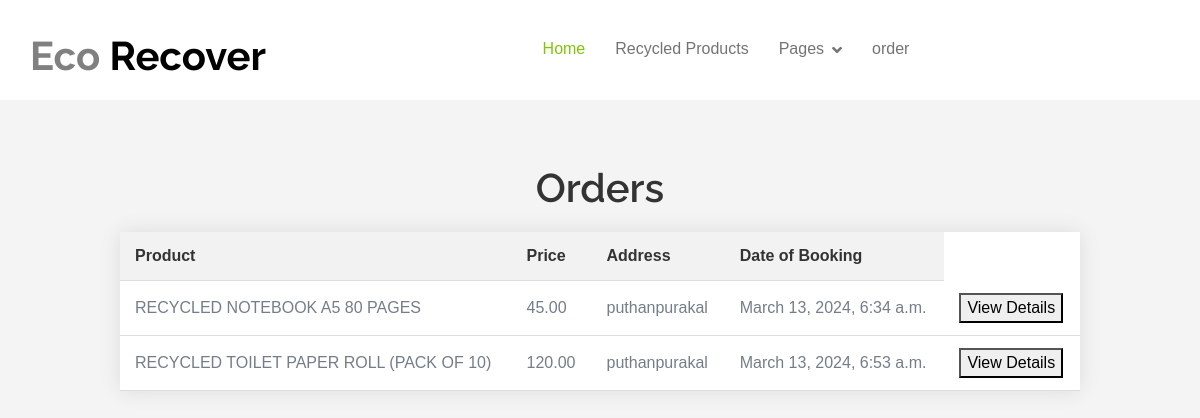
The app's page /order_page/ (signed in), older data.
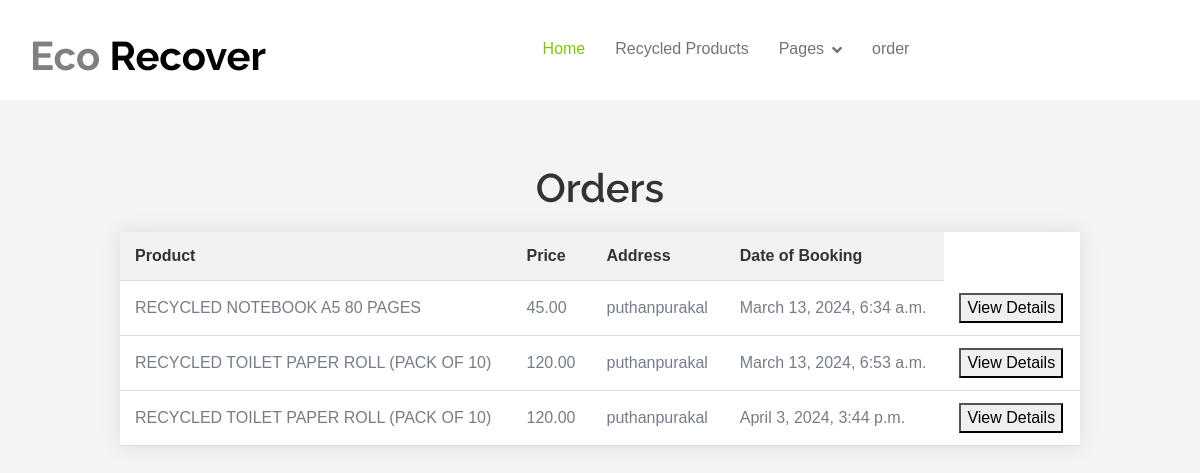
The same page, newer data.
### app322/models.py (models this page shows, shortened)
class Order(models.Model):
    user = models.ForeignKey(User, on_delete=models.CASCADE)
    product = models.ForeignKey('Product', on_delete=models.CASCADE, default=0)
    price = models.DecimalField(max_digits=10, decimal_places=2, default=0)
    address = models.CharField(max_length=255, default=0)
    date_of_booking = models.DateTimeField(auto_now_add=True)
    quantity = models.IntegerField(default=1)  # Adding quantity field

class Product(models.Model):
    subcategory = models.ForeignKey('Subcategory', on_delete=models.CASCADE, null=True, blank=True)
    user = models.ForeignKey(User, on_delete=models.CASCADE,default=0)
    name = models.CharField(max_length=100, null=False, blank=False)
    product_image = models.ImageField(upload_to="product_images", null=False, blank=False)
    description = models.CharField(max_length=500, null=False, blank=False)
    quantity = models.IntegerField(null=False, blank=False)
    original_price = models.FloatField(null=False, blank=False)
    selling_price = models.FloatField(null=False, blank=False)
    status = models.BooleanField(default=False, help_text="0=default,1=Hidden")
    trending = models.BooleanField(default=False, help_text="0=default,1=Trending")
    created_date = models.DateTimeField(auto_now_add=True)
    updated_date = models.DateTimeField(auto_now=True)

### app322/views.py (the view)
# urls.py: path('order_page/', views.order_page, name='order_page'),
@never_cache
@login_required(login_url='loginn')
def order_page(request):
    if request.user.is_authenticated:
        orders = Order.objects.filter(user=request.user)
    else:
        orders = None
    return render(request, 'main/ecomerce/order_page.html', {'orders': orders})

### templates/main/ecomerce/order_page.html (shortened to what this page needs)
{% extends 'main/ecomerce/baseeco.html' %}
{% block content %}
<br><br><br><br><br><br>
<!DOCTYPE html>
<html lang="en">
<head>
</head>
<body>
    <h1>Orders</h1>
    {% if orders %}
    <table>
        <thead>
            <tr>
                <th>Product</th>
                <th>Price</th>
                <th>Address</th>
                <th>Date of Booking</th>
            </tr>
        </thead>
        <tbody>
            {% for order in orders %}
            <tr>
                <td>{{ order.product.name }}</td>
                <td>{{ order.price }}</td>
                <td>{{ order.address }}</td>
                <td>{{ order.date_of_booking }}</td>
                <td>
                    <a href="{% url 'order_detail' order_id=order.id %}">
                        <button> View Details</button>
                    </a>
                </td>
            </tr>
            {% endfor %}
        </tbody>
    </table>
    {% else %}
    <p>No orders found.</p>
    {% endif %}
</body>
</html>
{% endblock  %}

Row changes from the older to the newer data that the page shows:
added Order: product.name "RECYCLED TOILET PAPER ROLL (PACK OF 10)", price "120.00", address "puthanpurakal", date_of_booking "April 3, 2024, 3:44 p.m."
